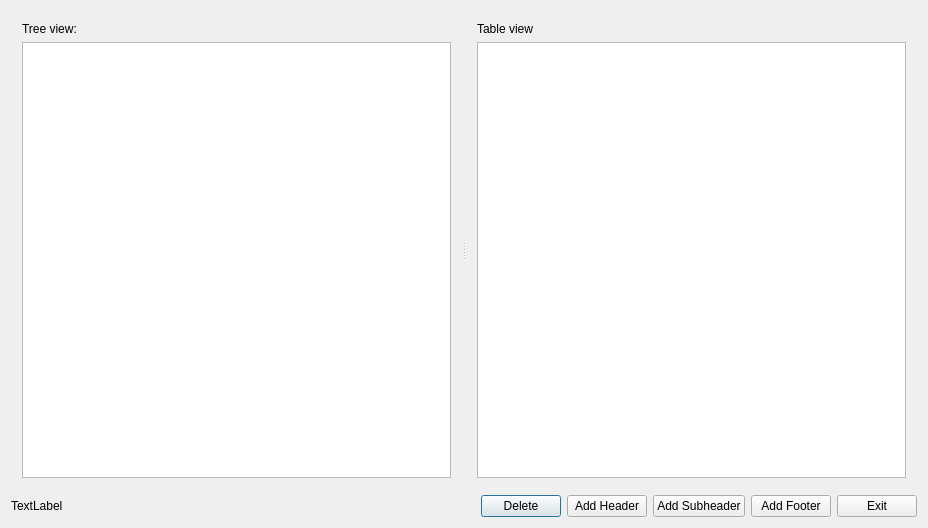
<?xml version="1.0" encoding="UTF-8"?>
<ui version="4.0">
 <class>MainForm</class>
 <widget class="QDialog" name="MainForm">
  <property name="geometry">
   <rect>
    <x>0</x>
    <y>0</y>
    <width>928</width>
    <height>528</height>
   </rect>
  </property>
  <property name="windowTitle">
   <string>MainForm</string>
  </property>
  <layout class="QVBoxLayout" name="verticalLayout_3">
   <item>
    <widget class="QSplitter" name="splitter">
     <property name="sizePolicy">
      <sizepolicy hsizetype="Expanding" vsizetype="Expanding">
       <horstretch>0</horstretch>
       <verstretch>0</verstretch>
      </sizepolicy>
     </property>
     <property name="orientation">
      <enum>Qt::Horizontal</enum>
     </property>
     <widget class="QWidget" name="layoutWidget">
      <layout class="QVBoxLayout" name="verticalLayout">
       <item>
        <widget class="QLabel" name="label">
         <property name="text">
          <string>Tree view:</string>
         </property>
        </widget>
       </item>
       <item>
        <widget class="QTreeView" name="treeView">
         <property name="sizePolicy">
          <sizepolicy hsizetype="Expanding" vsizetype="Expanding">
           <horstretch>0</horstretch>
           <verstretch>0</verstretch>
          </sizepolicy>
         </property>
        </widget>
       </item>
      </layout>
     </widget>
     <widget class="QWidget" name="layoutWidget">
      <layout class="QVBoxLayout" name="verticalLayout_2">
       <item>
        <widget class="QLabel" name="label_2">
         <property name="text">
          <string>Table view</string>
         </property>
        </widget>
       </item>
       <item>
        <widget class="QTableView" name="tableView">
         <property name="sizePolicy">
          <sizepolicy hsizetype="Expanding" vsizetype="Expanding">
           <horstretch>0</horstretch>
           <verstretch>0</verstretch>
          </sizepolicy>
         </property>
         <property name="selectionMode">
          <enum>QAbstractItemView::SingleSelection</enum>
         </property>
         <property name="selectionBehavior">
          <enum>QAbstractItemView::SelectRows</enum>
         </property>
         <attribute name="verticalHeaderVisible">
          <bool>true</bool>
         </attribute>
        </widget>
       </item>
      </layout>
     </widget>
    </widget>
   </item>
   <item>
    <layout class="QHBoxLayout" name="horizontalLayout">
     <property name="sizeConstraint">
      <enum>QLayout::SetMinimumSize</enum>
     </property>
     <item>
      <widget class="QLabel" name="lbStatus">
       <property name="text">
        <string>TextLabel</string>
       </property>
      </widget>
     </item>
     <item>
      <spacer name="horizontalSpacer">
       <property name="orientation">
        <enum>Qt::Horizontal</enum>
       </property>
       <property name="sizeHint" stdset="0">
        <size>
         <width>40</width>
         <height>20</height>
        </size>
       </property>
      </spacer>
     </item>
     <item>
      <widget class="QPushButton" name="pbDelete">
       <property name="text">
        <string>Delete</string>
       </property>
      </widget>
     </item>
     <item>
      <widget class="QPushButton" name="pbAddHeader">
       <property name="sizePolicy">
        <sizepolicy hsizetype="Minimum" vsizetype="Maximum">
         <horstretch>0</horstretch>
         <verstretch>0</verstretch>
        </sizepolicy>
       </property>
       <property name="text">
        <string>Add Header</string>
       </property>
      </widget>
     </item>
     <item>
      <widget class="QPushButton" name="pbAddSubHeader">
       <property name="sizePolicy">
        <sizepolicy hsizetype="Minimum" vsizetype="Maximum">
         <horstretch>0</horstretch>
         <verstretch>0</verstretch>
        </sizepolicy>
       </property>
       <property name="text">
        <string>Add Subheader</string>
       </property>
      </widget>
     </item>
     <item>
      <widget class="QPushButton" name="pbAddFooter">
       <property name="sizePolicy">
        <sizepolicy hsizetype="Minimum" vsizetype="Maximum">
         <horstretch>0</horstretch>
         <verstretch>0</verstretch>
        </sizepolicy>
       </property>
       <property name="text">
        <string>Add Footer</string>
       </property>
      </widget>
     </item>
     <item>
      <widget class="QPushButton" name="pbExit">
       <property name="text">
        <string>Exit</string>
       </property>
      </widget>
     </item>
    </layout>
   </item>
  </layout>
 </widget>
 <layoutdefault spacing="6" margin="11"/>
 <resources/>
 <connections>
  <connection>
   <sender>pbExit</sender>
   <signal>clicked()</signal>
   <receiver>MainForm</receiver>
   <slot>accept()</slot>
   <hints>
    <hint type="sourcelabel">
     <x>856</x>
     <y>500</y>
    </hint>
    <hint type="destinationlabel">
     <x>268</x>
     <y>488</y>
    </hint>
   </hints>
  </connection>
 </connections>
</ui>
